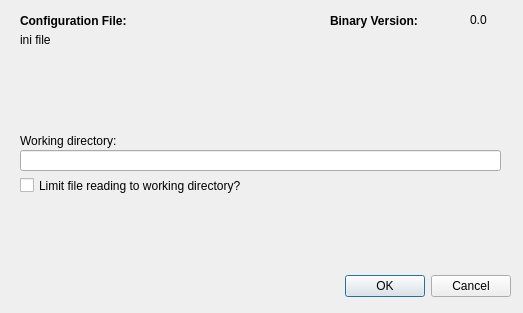
<?xml version="1.0" encoding="UTF-8"?>
<ui version="4.0">
 <class>OptionsDialog</class>
 <widget class="QDialog" name="OptionsDialog">
  <property name="geometry">
   <rect>
    <x>0</x>
    <y>0</y>
    <width>523</width>
    <height>313</height>
   </rect>
  </property>
  <property name="windowTitle">
   <string>Dialog</string>
  </property>
  <widget class="QDialogButtonBox" name="buttonBox">
   <property name="geometry">
    <rect>
     <x>170</x>
     <y>270</y>
     <width>341</width>
     <height>32</height>
    </rect>
   </property>
   <property name="orientation">
    <enum>Qt::Horizontal</enum>
   </property>
   <property name="standardButtons">
    <set>QDialogButtonBox::Cancel|QDialogButtonBox::Ok</set>
   </property>
  </widget>
  <widget class="QLabel" name="label_2">
   <property name="geometry">
    <rect>
     <x>20</x>
     <y>10</y>
     <width>221</width>
     <height>21</height>
    </rect>
   </property>
   <property name="font">
    <font>
     <weight>75</weight>
     <bold>true</bold>
    </font>
   </property>
   <property name="text">
    <string>Configuration File:</string>
   </property>
  </widget>
  <widget class="QLabel" name="label_5">
   <property name="geometry">
    <rect>
     <x>20</x>
     <y>130</y>
     <width>431</width>
     <height>21</height>
    </rect>
   </property>
   <property name="text">
    <string>Working directory:</string>
   </property>
  </widget>
  <widget class="QLabel" name="labelIniFile">
   <property name="geometry">
    <rect>
     <x>20</x>
     <y>30</y>
     <width>481</width>
     <height>21</height>
    </rect>
   </property>
   <property name="text">
    <string>ini file</string>
   </property>
   <property name="textInteractionFlags">
    <set>Qt::LinksAccessibleByMouse|Qt::TextSelectableByMouse</set>
   </property>
  </widget>
  <widget class="QLineEdit" name="jailWorkingInput">
   <property name="geometry">
    <rect>
     <x>20</x>
     <y>150</y>
     <width>481</width>
     <height>21</height>
    </rect>
   </property>
  </widget>
  <widget class="QLabel" name="label">
   <property name="geometry">
    <rect>
     <x>330</x>
     <y>10</y>
     <width>141</width>
     <height>21</height>
    </rect>
   </property>
   <property name="font">
    <font>
     <weight>75</weight>
     <bold>true</bold>
    </font>
   </property>
   <property name="text">
    <string>Binary Version:</string>
   </property>
  </widget>
  <widget class="QLabel" name="labelVersion">
   <property name="geometry">
    <rect>
     <x>470</x>
     <y>10</y>
     <width>41</width>
     <height>20</height>
    </rect>
   </property>
   <property name="text">
    <string>0.0</string>
   </property>
  </widget>
  <widget class="QCheckBox" name="limitFileReadingCheckBox">
   <property name="geometry">
    <rect>
     <x>20</x>
     <y>170</y>
     <width>361</width>
     <height>31</height>
    </rect>
   </property>
   <property name="text">
    <string>Limit file reading to working directory?</string>
   </property>
  </widget>
 </widget>
 <resources/>
 <connections>
  <connection>
   <sender>buttonBox</sender>
   <signal>accepted()</signal>
   <receiver>OptionsDialog</receiver>
   <slot>accept()</slot>
   <hints>
    <hint type="sourcelabel">
     <x>248</x>
     <y>254</y>
    </hint>
    <hint type="destinationlabel">
     <x>157</x>
     <y>274</y>
    </hint>
   </hints>
  </connection>
  <connection>
   <sender>buttonBox</sender>
   <signal>rejected()</signal>
   <receiver>OptionsDialog</receiver>
   <slot>reject()</slot>
   <hints>
    <hint type="sourcelabel">
     <x>316</x>
     <y>260</y>
    </hint>
    <hint type="destinationlabel">
     <x>286</x>
     <y>274</y>
    </hint>
   </hints>
  </connection>
 </connections>
</ui>
